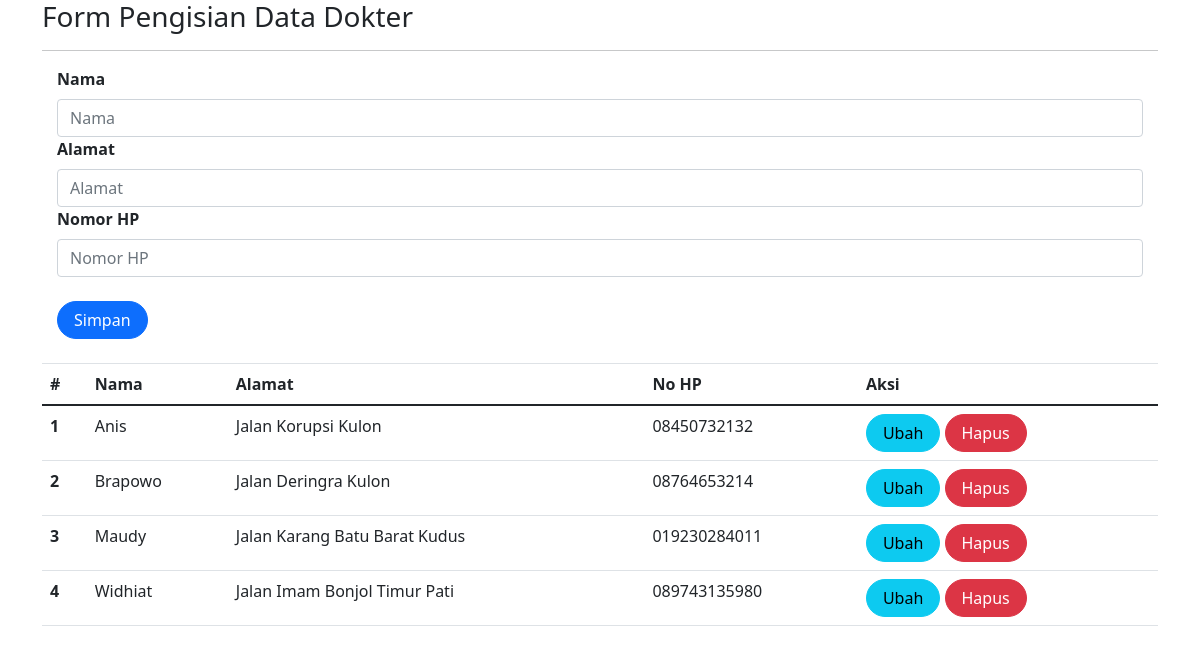
Before: /dokter.php with the older database file.
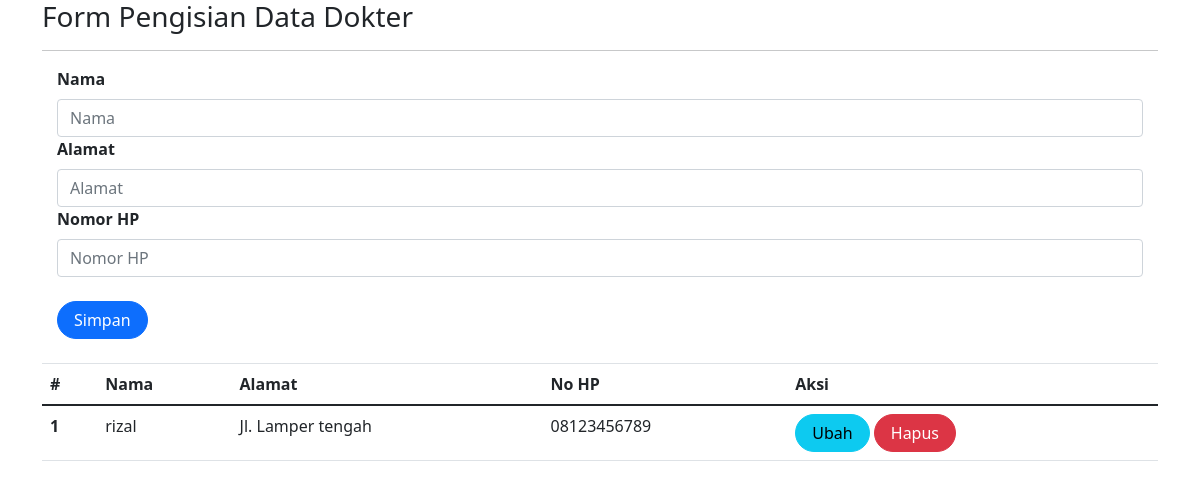
After: the same page with the newer database file.
### tables this page shows
CREATE TABLE `dokter` (
  `id` int(10) NOT NULL,
  `nama` varchar(100) DEFAULT NULL,
  `alamat` varchar(100) DEFAULT NULL,
  `no_hp` varchar(100) DEFAULT NULL
);

### dokter.php (the view, shortened to what this page needs)
<?php
include_once("koneksi.php");
?>
<!DOCTYPE html>
<html lang="en">
<head>
    <link rel="stylesheet" href="assets/css/bootstrap.css">
    <link rel='stylesheet' href='styleku.css'>
    <link href="https://cdn.jsdelivr.net/npm/bootstrap@5.0.2/dist/css/bootstrap.min.css"
    rel="stylesheet"
>
</head>
<body>
<div class="container">
<h3>
</h3>
<hr>
<form class="form" method="POST" action="" name="myForm" onsubmit="return(validate());">
    <?php
    $nama = '';
    $alamat ='';
    $no_hp = '';
    ?>
    <div class="col">
        <label for="inputNama" class="form-label fw-bold">
            Nama
        </label>
        <input type="text" class="form-control" name="nama" id="inputNama" placeholder="Nama" value="<?php echo $nama ?>">
    </div>
        <div class="col">
            <label for="inputAlamat" class="form-label fw-bold">
                Alamat
            </label>
            <input type="text" class="form-control" name="alamat" id="inputAlamat" placeholder="Alamat" value="<?php echo $alamat ?>">
        </div>
        <div class="col">
            <label for="inputNoHp" class="form-label fw-bold">
                Nomor HP
            </label>
            <input type="text" class="form-control" name="no_hp" id="inputNoHp" placeholder="Nomor HP" value="<?php echo $no_hp ?>">
        </div>
        <br>
        <div class="col">
            <button type="submit" class="btn btn-primary rounded-pill px-3" name="simpan">Simpan</button>
        </div>
</form>
<table class="table table-hover">
    <thead>
        <tr>
            <th scope="col">#</th>
            <th scope="col">Nama</th>
            <th scope="col">Alamat</th>
            <th scope="col">No HP</th>
            <th scope="col">Aksi</th>
        </tr>
    </thead>
    <tbody>
        <?php
        $result = mysqli_query(
            $koneksi,"SELECT * FROM dokter ORDER BY nama"
            );
        $no = 1;
        foreach ($result as $data){
        ?>
            <tr>
                <th scope="row"><?php echo $no++ ?></th>
                <td><?php echo htmlspecialchars($data['nama']) ?></td>
                <td><?php echo htmlspecialchars($data['alamat']) ?></td>
                <td><?php echo htmlspecialchars($data['no_hp']) ?></td>
                <td>
                    <a class="btn btn-info rounded-pill px-3"
                    href="dokter.php?id=<?php echo $data['id'] ?>">Ubah
                    </a>
                    <a class="btn btn-danger rounded-pill px-3"
                    href="dokter.php?id=<?php echo $data['id'] ?>&aksi=hapus">Hapus
                    </a>
                </td>
            </tr>
        <?php
        }
        ?>
    </tbody>
</table>
</body>
</html>

Changed rows visible on the page:
removed dokter: nama "Anis", alamat "Jalan Korupsi Kulon", no_hp "08450732132"
removed dokter: nama "Brapowo", alamat "Jalan Deringra Kulon", no_hp "08764653214"
removed dokter: nama "Maudy", alamat "Jalan Karang Batu Barat Kudus", no_hp "019230284011"
removed dokter: nama "Widhiat", alamat "Jalan Imam Bonjol Timur Pati", no_hp "089743135980"
added dokter: nama "rizal", alamat "Jl. Lamper tengah", no_hp "08123456789"
